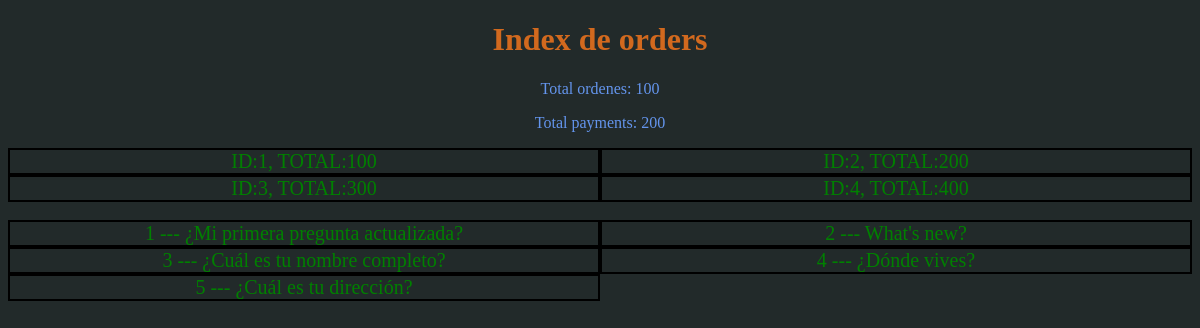
The app's page /orders/home with its own data.
### orders/models.py (models this page shows, shortened)
class Question(models.Model):
    question_text = models.CharField(max_length=200)
    pub_date = models.DateTimeField("date published")

### orders/views.py (the view)
# urls.py: path("home", views.indexOrders, name="indexOrders"),
def indexOrders(request):
    data = {
        "questions": Question.objects.all(),
        "titulo":"Index de orders",
        "total_orders":100,
        "total_payments":200,
        "orders":[
            {
                "id":1, "total":100
            },
            {
                "id":2, "total":200
            },
            {
                "id":3, "total":300
            },
            {
                "id":4, "total":400
            }
        ]
    }
    return render(request, 'orders/index.html', data)

### templates/orders/index.html (shortened to what this page needs)
<!DOCTYPE html>
    <html lang="en">
    <head>
        {% load static %}
        <link rel="stylesheet" href="{% static 'css/orders.css' %}">
    </head>
    <body>
        <h1>{{titulo}}</h1>
        <p>Total ordenes: {{total_orders}}</p>
        <p>Total payments: {{total_payments}}</p>
        <div class="container">
        {%for item in orders %}
            <div>ID:{{item.id}}, TOTAL:{{item.total}}</div>
        {% endfor %}
        </div>
        <br>
        <div class="container">
            {%for q in questions%}
                <div>
                    {{q.id}} --- {{q.question_text}}
                </div>
            {%endfor%}
        </div>
    </body>
</html>

### static/css/orders.css (style rules this page uses)
* { background-color: hsl(180, 10%, 15%); }
h1 { text-align: center; color: chocolate; }
p { text-align: center; color: cornflowerblue; }
.container { display: grid; grid-template-columns: repeat(2, 1fr); }
.container div { text-align: center; color: green; font-size: 20px; border: 2px solid black; }

### records on screen
Question: id "1", question_text "¿Mi primera pregunta actualizada?"
Question: id "2", question_text "What's new?"
Question: id "3", question_text "¿Cuál es tu nombre completo?"
Question: id "4", question_text "¿Dónde vives?"
Question: id "5", question_text "¿Cuál es tu dirección?"

### other values on screen
{{ titulo }} "Index de orders"
{{ total_orders }} "100"
{{ total_payments }} "200"
{{ item.id }} "1" "2" "3" "4"
{{ item.total }} "100" "200" "300" "400"
